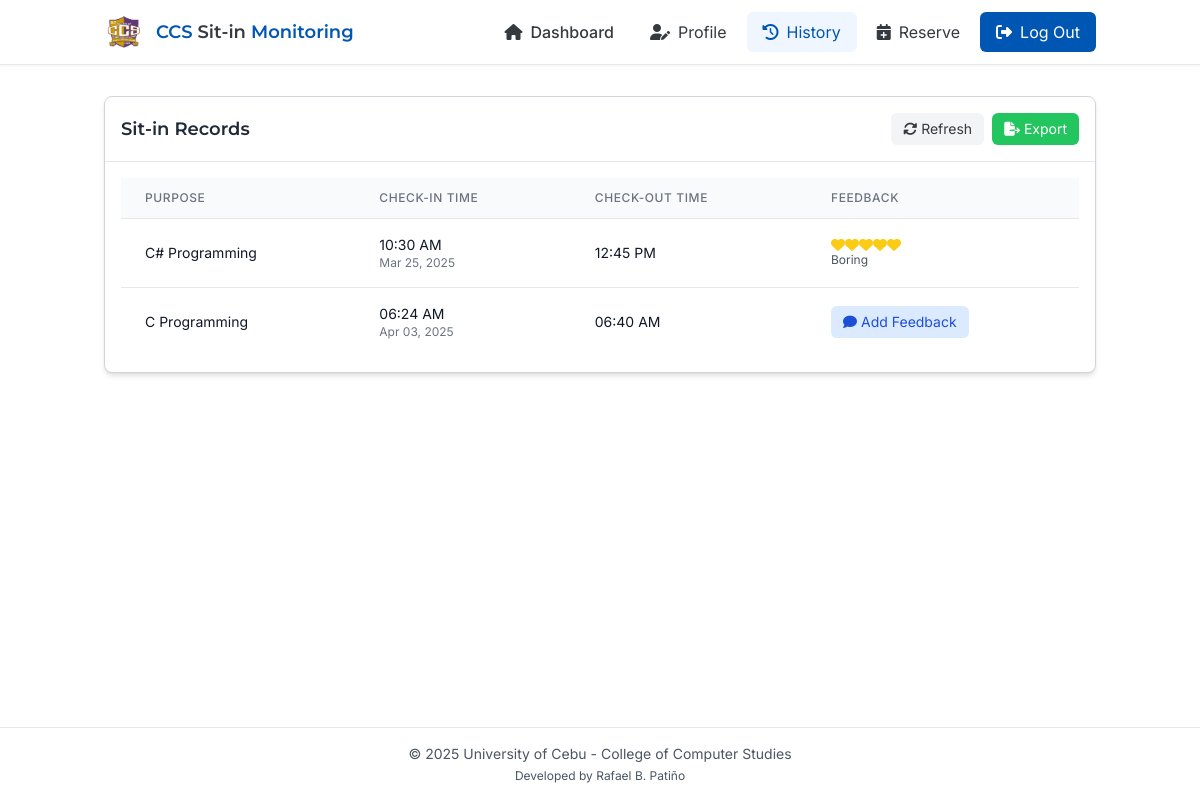
/pages/users/history.php (signed in), run on the app's committed database.
### tables this page shows
CREATE TABLE `sit_ins` (
  `student_id` varchar(100) NOT NULL,
  `laboratory` varchar(250) NOT NULL,
  `purpose` varchar(255) NOT NULL,
  `check_in_date` date NOT NULL,
  `check_in_time` time NOT NULL,
  `check_out_time` time DEFAULT NULL,
  `rating` int(11) DEFAULT NULL,
  `feedback` text DEFAULT NULL
);

### pages/users/history.php (the view, shortened to what this page needs)
<?php
include 'modals/feedback.php';
$user_id = $_SESSION['idno'];
$sql = "SELECT * FROM sit_ins WHERE student_id = $user_id";
$sit_in_record = $conn->query($sql);
?>
<!DOCTYPE html>
<html lang="en">
<head>
    <link rel="stylesheet" href="../../public/css/all.css">
    <script src="https://cdn.tailwindcss.com"></script>
</head>
<body class="min-h-screen flex flex-col">
    <nav class="bg-white border-b border-gray-200 fixed w-full z-50 shadow-sm">
        <div class="container mx-auto px-4">
            <div class="flex justify-between items-center py-3">
                <div class="flex items-center">
                    <div class="mr-3">
                        <img src="../../public/pictures/ccs-logo.png" alt="CCS Logo" class="h-10 w-10 rounded-md">
                    </div>
                    <span class="heading-font font-semibold text-lg text-primary">CCS <span class="text-secondary">Sit-in</span> Monitoring</span>
                </div>
                <div class="hidden md:flex space-x-1">
                    <a href="homepage.php" class="px-4 py-2 rounded-md transition duration-300 flex items-center font-medium text-secondary hover:bg-gray-100">
                        <i class="fas fa-home mr-2"></i>
                        <span>Dashboard</span>
                    </a>
                    <a href="edit-profile.php" class="px-4 py-2 rounded-md transition duration-300 flex items-center text-secondary hover:bg-gray-100">
                        <i class="fas fa-user-edit mr-2"></i>
                        <span>Profile</span>
                    </a>
                    <a href="history.php" class="px-4 py-2 rounded-md transition duration-300 flex items-center text-primary bg-blue-50">
                        <i class="fas fa-history mr-2"></i>
                        <span>History</span>
                    </a>
                    <a href="reservation.php" class="px-4 py-2 rounded-md transition duration-300 flex items-center text-secondary hover:bg-gray-100">
                        <i class="fas fa-calendar-plus mr-2"></i>
                        <span>Reserve</span>
                    </a>
                    <a href="../../logout.php" class="ml-2 px-4 py-2 rounded-md transition duration-300 flex items-center text-white bg-primary hover:bg-primary/90">
                        <i class="fas fa-sign-out-alt mr-2"></i>
                        <span>Log Out</span>
                    </a>
                </div>
            </div>
        </div>
    </nav>
    <div class="container mx-auto px-4 pt-24 pb-8 flex-grow">
        <div class="">
            <div class="md:col-span-2 bg-white rounded-lg border border-gray-300 shadow-md hover:shadow-xl transition-shadow duration-300">
                <div class="border-b border-gray-200 p-4 flex justify-between items-center">
                    <h2 class="heading-font text-lg font-semibold text-gray-800">Sit-in Records</h2>
                    <div class="flex space-x-2">
                        <button id="refreshBtn" class="px-3 py-1.5 text-sm bg-gray-100 text-secondary rounded-md hover:bg-gray-200 focus:outline-none transition duration-200 flex items-center">
                            <i class="fas fa-sync-alt mr-1"></i> Refresh
                        </button>
                        <button id="exportBtn" class="px-3 py-1.5 text-sm bg-green-500 text-white rounded-md hover:bg-green-600 focus:outline-none transition duration-200 flex items-center">
                            <i class="fas fa-file-export mr-1"></i> Export
                        </button>
                    </div>
                </div>
                <div class="p-4">
                    <div class="overflow-x-auto">
                        <table class="min-w-full divide-y divide-gray-200">
                            <thead class="bg-gray-50">
                                <tr>
                                    <th scope="col" class="px-6 py-3 text-left text-xs font-medium text-gray-500 uppercase tracking-wider">Purpose</th>
                                    <th scope="col" class="px-6 py-3 text-left text-xs font-medium text-gray-500 uppercase tracking-wider">Check-in Time</th>
                                    <th scope="col" class="px-6 py-3 text-left text-xs font-medium text-gray-500 uppercase tracking-wider">Check-out Time</th>
                                    <th scope="col" class="px-6 py-3 text-left text-xs font-medium text-gray-500 uppercase tracking-wider">Feedback</th>
                                </tr>
                            </thead>
                            <tbody class="bg-white divide-y divide-gray-200" id="activeSitInsList">
                                <?php if ($sit_in_record->num_rows == 0): ?>
                                <tr>
                                    <td colspan="4" class="px-6 py-4 text-center text-sm text-gray-500">
                                        No records of sit-ins available.
                                    </td>
                                </tr>
                                <?php else: ?>
                                    <?php while ($sit_in = $sit_in_record->fetch_assoc()): ?>
                                    <tr>
                                        <td class="px-6 py-4 whitespace-nowrap">
                                            <div class="text-sm text-gray-900"><?php echo htmlspecialchars($sit_in['purpose']); ?></div>
                                        </td>
                                        <td class="px-6 py-4 whitespace-nowrap">
                                            <div class="text-sm text-gray-900"><?php echo date('h:i A', strtotime($sit_in['check_in_time'])); ?></div>
                                            <div class="text-xs text-gray-500"><?php echo date('M d, Y', strtotime($sit_in['check_in_date'])); ?></div>
                                        </td>
                                        <td class="px-6 py-4 whitespace-nowrap">
                                            <?php if (!empty($sit_in['check_out_time'])): ?>
                                                <div class="text-sm text-gray-900"><?php echo date('h:i A', strtotime($sit_in['check_out_time'])); ?></div>
                                            <?php else: ?>
                                                <div class="text-sm text-yellow-600">Not checked out</div>
                                            <?php endif; ?>
                                        </td>
                                        <td class="px-6 py-4 whitespace-nowrap">
                                            <?php if (!empty($sit_in['check_out_time']) && empty($sit_in['feedback'])): ?>
                                                <button class="feedback-btn px-3 py-1.5 text-sm bg-blue-100 text-blue-700 rounded-md hover:bg-blue-200 focus:outline-none transition duration-200 flex items-center"
                                                    data-checkin-date="<?php echo $sit_in['check_in_date']; ?>"
                                                    data-checkin-time="<?php echo $sit_in['check_in_time']; ?>">
                                                    <i class="fas fa-comment mr-1"></i> Add Feedback
                                                </button>
                                            <?php elseif (!empty($sit_in['feedback'])): ?>
                                                <div class="text-sm text-gray-900">
                                                    <div class="flex text-yellow-400">
                                                        <?php for($i = 1; $i <= 5; $i++): ?>
                                                            <?php if($i <= $sit_in['rating']): ?>
                                                                <i class="fas fa-heart"></i>
                                                            <?php else: ?>
                                                                <i class="far fa-heart"></i>
                                                            <?php endif; ?>
                                                        <?php endfor; ?>
                                                    </div>
                                                    <span class="text-xs text-gray-600"><?php echo htmlspecialchars($sit_in['feedback']); ?></span>
                                                </div>
                                            <?php elseif (empty($sit_in['check_out_time'])): ?>
                                                <div class="text-sm text-gray-500">Complete session first</div>
                                            <?php endif; ?>
                                        </td>
                                    </tr>
                                    <?php endwhile; ?>
                                <?php endif; ?>
                            </tbody>
                        </table>
                    </div>
                </div>
            </div>
        </div>
    </div>
    <footer class="bg-white border-t border-gray-200 py-4 mt-6">
        <div class="container mx-auto px-4 text-center text-gray-600 text-sm">
            <p>&copy; 2025 University of Cebu - College of Computer Studies</p>
            <p class="text-xs mt-1">Developed by Rafael B. Patiño</p>
        </div>
    </footer>
</body>
</html>

### pages/users/history.php (style rules this page uses)
body { font-family: 'Inter', sans-serif; }
.heading-font { font-family: 'Montserrat', sans-serif; }

### data on the page
sit_ins: purpose "C# Programming", check_in_time "10:30 AM", check_in_date "Mar 25, 2025", check_out_time "12:45 PM", rating 5 (drawn), feedback "Boring"
sit_ins: purpose "C Programming", check_in_time "06:24 AM", check_in_date "Apr 03, 2025", check_out_time "06:40 AM"
